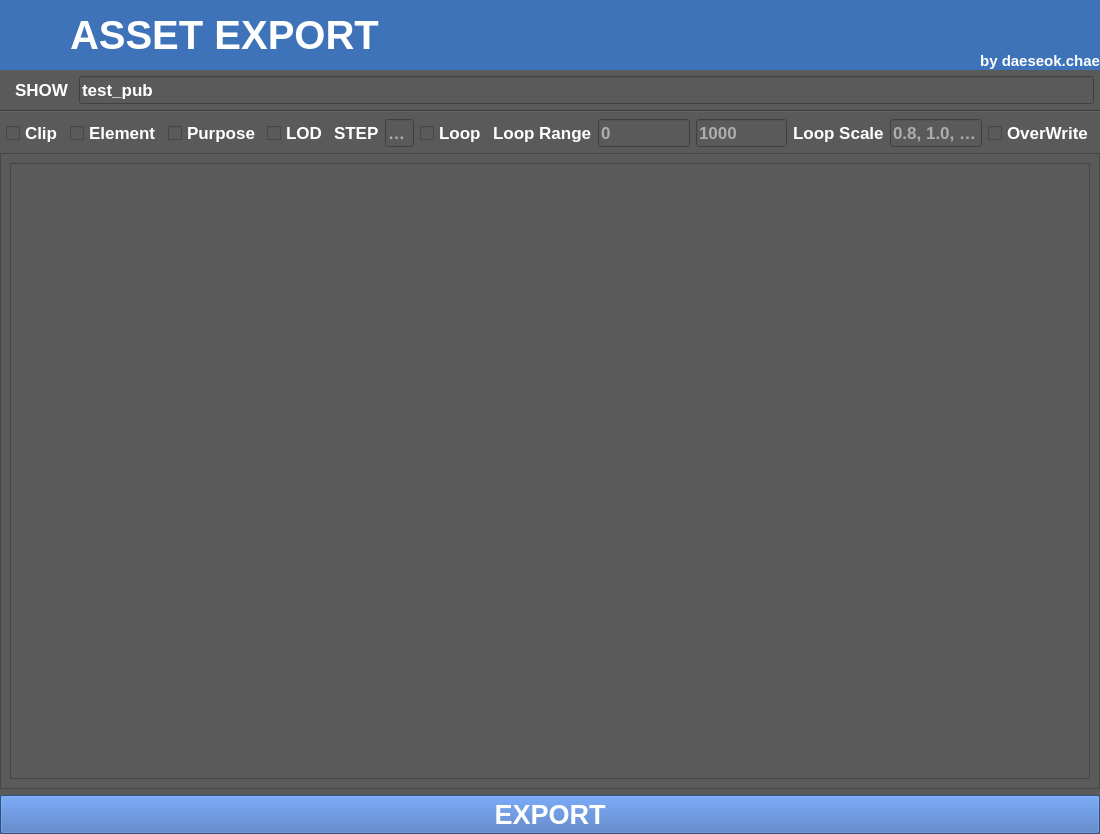
<?xml version="1.0" encoding="UTF-8"?>
<ui version="4.0">
 <class>Form</class>
 <widget class="QWidget" name="Form">
  <property name="geometry">
   <rect>
    <x>0</x>
    <y>0</y>
    <width>1100</width>
    <height>834</height>
   </rect>
  </property>
  <property name="windowTitle">
   <string>Form</string>
  </property>
  <property name="styleSheet">
   <string notr="true">background-color: rgb(90,90,90)</string>
  </property>
  <layout class="QGridLayout" name="gridLayout">
   <property name="horizontalSpacing">
    <number>0</number>
   </property>
   <property name="margin">
    <number>0</number>
   </property>
   <item row="4" column="0">
    <widget class="QFrame" name="frame">
     <property name="frameShape">
      <enum>QFrame::StyledPanel</enum>
     </property>
     <property name="frameShadow">
      <enum>QFrame::Raised</enum>
     </property>
     <layout class="QGridLayout" name="gridLayout_2">
      <item row="0" column="0">
       <widget class="QTreeWidget" name="treeWidget">
        <property name="styleSheet">
         <string notr="true"/>
        </property>
        <property name="rootIsDecorated">
         <bool>false</bool>
        </property>
        <attribute name="headerVisible">
         <bool>false</bool>
        </attribute>
        <column>
         <property name="text">
          <string notr="true">1</string>
         </property>
        </column>
        <column>
         <property name="text">
          <string>2</string>
         </property>
        </column>
       </widget>
      </item>
     </layout>
    </widget>
   </item>
   <item row="1" column="0">
    <layout class="QHBoxLayout" name="horizontalLayout_2">
     <property name="leftMargin">
      <number>6</number>
     </property>
     <property name="rightMargin">
      <number>6</number>
     </property>
     <item>
      <widget class="QLabel" name="label_4">
       <property name="font">
        <font>
         <pointsize>13</pointsize>
         <weight>75</weight>
         <bold>true</bold>
        </font>
       </property>
       <property name="styleSheet">
        <string notr="true">color : white;background-color: rgb(90,90,90);padding : 0 5 0 5 px;</string>
       </property>
       <property name="text">
        <string>SHOW</string>
       </property>
      </widget>
     </item>
     <item>
      <widget class="QLineEdit" name="showEdit">
       <property name="font">
        <font>
         <pointsize>13</pointsize>
         <weight>75</weight>
         <bold>true</bold>
        </font>
       </property>
       <property name="styleSheet">
        <string notr="true">color : white</string>
       </property>
       <property name="text">
        <string>test_pub</string>
       </property>
      </widget>
     </item>
    </layout>
   </item>
   <item row="0" column="0">
    <layout class="QHBoxLayout" name="horizontalLayout">
     <property name="spacing">
      <number>0</number>
     </property>
     <item>
      <widget class="QLabel" name="label">
       <property name="maximumSize">
        <size>
         <width>70</width>
         <height>16777215</height>
        </size>
       </property>
       <property name="styleSheet">
        <string notr="true">background-color: rgb(62, 115, 186);padding:  0 0 0 20 px;</string>
       </property>
       <property name="text">
        <string/>
       </property>
       <property name="pixmap">
        <pixmap>../../../../../../../../dexter/Cache_DATA/supervisor/sanghun/icons/USDLogo.png</pixmap>
       </property>
      </widget>
     </item>
     <item>
      <widget class="QLabel" name="label_2">
       <property name="minimumSize">
        <size>
         <width>0</width>
         <height>70</height>
        </size>
       </property>
       <property name="font">
        <font>
         <pointsize>30</pointsize>
         <weight>75</weight>
         <bold>true</bold>
        </font>
       </property>
       <property name="styleSheet">
        <string notr="true">background-color: rgb(62, 115, 186);color: rgb(255, 255, 255);</string>
       </property>
       <property name="text">
        <string>ASSET EXPORT</string>
       </property>
      </widget>
     </item>
     <item>
      <widget class="QLabel" name="label_3">
       <property name="minimumSize">
        <size>
         <width>0</width>
         <height>70</height>
        </size>
       </property>
       <property name="font">
        <font>
         <pointsize>11</pointsize>
         <weight>75</weight>
         <bold>true</bold>
        </font>
       </property>
       <property name="styleSheet">
        <string notr="true">background-color: rgb(62, 115, 186);color: rgb(255, 255, 255);</string>
       </property>
       <property name="text">
        <string>by daeseok.chae</string>
       </property>
       <property name="alignment">
        <set>Qt::AlignBottom|Qt::AlignRight|Qt::AlignTrailing</set>
       </property>
      </widget>
     </item>
    </layout>
   </item>
   <item row="2" column="0">
    <widget class="Line" name="line">
     <property name="orientation">
      <enum>Qt::Horizontal</enum>
     </property>
    </widget>
   </item>
   <item row="3" column="0">
    <layout class="QHBoxLayout" name="horizontalLayout_3">
     <property name="spacing">
      <number>6</number>
     </property>
     <property name="leftMargin">
      <number>6</number>
     </property>
     <property name="rightMargin">
      <number>6</number>
     </property>
     <item>
      <widget class="QCheckBox" name="clipCheckBox">
       <property name="font">
        <font>
         <pointsize>13</pointsize>
         <weight>75</weight>
         <bold>true</bold>
        </font>
       </property>
       <property name="styleSheet">
        <string notr="true">color : white;</string>
       </property>
       <property name="text">
        <string>Clip</string>
       </property>
      </widget>
     </item>
     <item>
      <widget class="QCheckBox" name="elementCheckBox">
       <property name="enabled">
        <bool>true</bool>
       </property>
       <property name="font">
        <font>
         <pointsize>13</pointsize>
         <weight>75</weight>
         <bold>true</bold>
        </font>
       </property>
       <property name="styleSheet">
        <string notr="true">color : white;</string>
       </property>
       <property name="text">
        <string>Element</string>
       </property>
      </widget>
     </item>
     <item>
      <widget class="QCheckBox" name="purposeCheckBox">
       <property name="enabled">
        <bool>true</bool>
       </property>
       <property name="font">
        <font>
         <pointsize>13</pointsize>
         <weight>75</weight>
         <bold>true</bold>
        </font>
       </property>
       <property name="styleSheet">
        <string notr="true">color : white;</string>
       </property>
       <property name="text">
        <string>Purpose</string>
       </property>
      </widget>
     </item>
     <item>
      <widget class="QCheckBox" name="lodVariantCheckBox">
       <property name="enabled">
        <bool>true</bool>
       </property>
       <property name="font">
        <font>
         <pointsize>13</pointsize>
         <weight>75</weight>
         <bold>true</bold>
        </font>
       </property>
       <property name="styleSheet">
        <string notr="true">color : white;</string>
       </property>
       <property name="text">
        <string>LOD</string>
       </property>
      </widget>
     </item>
     <item>
      <widget class="QLabel" name="stepLabel">
       <property name="font">
        <font>
         <pointsize>13</pointsize>
         <weight>75</weight>
         <bold>true</bold>
        </font>
       </property>
       <property name="styleSheet">
        <string notr="true">color : white;</string>
       </property>
       <property name="text">
        <string>STEP</string>
       </property>
      </widget>
     </item>
     <item>
      <widget class="QLineEdit" name="stepEdit">
       <property name="maximumSize">
        <size>
         <width>75</width>
         <height>16777215</height>
        </size>
       </property>
       <property name="font">
        <font>
         <pointsize>13</pointsize>
         <weight>75</weight>
         <bold>true</bold>
        </font>
       </property>
       <property name="styleSheet">
        <string notr="true">color : white;</string>
       </property>
       <property name="text">
        <string/>
       </property>
       <property name="placeholderText">
        <string>1.0</string>
       </property>
      </widget>
     </item>
     <item>
      <widget class="QCheckBox" name="loopCheckBox">
       <property name="font">
        <font>
         <pointsize>13</pointsize>
         <weight>75</weight>
         <bold>true</bold>
        </font>
       </property>
       <property name="styleSheet">
        <string notr="true">color : white;</string>
       </property>
       <property name="text">
        <string>Loop</string>
       </property>
      </widget>
     </item>
     <item>
      <widget class="QLabel" name="loopRangeLabel">
       <property name="font">
        <font>
         <pointsize>13</pointsize>
         <weight>75</weight>
         <bold>true</bold>
        </font>
       </property>
       <property name="styleSheet">
        <string notr="true">color : white;</string>
       </property>
       <property name="text">
        <string>Loop Range</string>
       </property>
      </widget>
     </item>
     <item>
      <widget class="QLineEdit" name="loopStartEdit">
       <property name="font">
        <font>
         <pointsize>13</pointsize>
         <weight>75</weight>
         <bold>true</bold>
        </font>
       </property>
       <property name="styleSheet">
        <string notr="true">color : white;</string>
       </property>
       <property name="placeholderText">
        <string>0</string>
       </property>
      </widget>
     </item>
     <item>
      <widget class="QLineEdit" name="loopEndEdit">
       <property name="font">
        <font>
         <pointsize>13</pointsize>
         <weight>75</weight>
         <bold>true</bold>
        </font>
       </property>
       <property name="styleSheet">
        <string notr="true">color : white;</string>
       </property>
       <property name="placeholderText">
        <string>1000</string>
       </property>
      </widget>
     </item>
     <item>
      <widget class="QLabel" name="loopScaleLabel">
       <property name="font">
        <font>
         <pointsize>13</pointsize>
         <weight>75</weight>
         <bold>true</bold>
        </font>
       </property>
       <property name="styleSheet">
        <string notr="true">color : white;</string>
       </property>
       <property name="text">
        <string>Loop Scale</string>
       </property>
      </widget>
     </item>
     <item>
      <widget class="QLineEdit" name="loopScaleEdit">
       <property name="font">
        <font>
         <pointsize>13</pointsize>
         <weight>75</weight>
         <bold>true</bold>
        </font>
       </property>
       <property name="styleSheet">
        <string notr="true">color : white;</string>
       </property>
       <property name="placeholderText">
        <string>0.8, 1.0, 1.5</string>
       </property>
      </widget>
     </item>
     <item>
      <spacer name="horizontalSpacer">
       <property name="orientation">
        <enum>Qt::Horizontal</enum>
       </property>
       <property name="sizeHint" stdset="0">
        <size>
         <width>40</width>
         <height>20</height>
        </size>
       </property>
      </spacer>
     </item>
     <item>
      <widget class="QCheckBox" name="overWriteCheckBox">
       <property name="font">
        <font>
         <pointsize>13</pointsize>
         <weight>75</weight>
         <bold>true</bold>
        </font>
       </property>
       <property name="styleSheet">
        <string notr="true">color : white;</string>
       </property>
       <property name="text">
        <string>OverWrite</string>
       </property>
      </widget>
     </item>
    </layout>
   </item>
   <item row="5" column="0">
    <widget class="QPushButton" name="exportBtn">
     <property name="font">
      <font>
       <pointsize>20</pointsize>
       <weight>75</weight>
       <bold>true</bold>
      </font>
     </property>
     <property name="styleSheet">
      <string notr="true">color : white;background-color: rgb(62, 109, 186);</string>
     </property>
     <property name="text">
      <string>EXPORT</string>
     </property>
    </widget>
   </item>
  </layout>
 </widget>
 <resources/>
 <connections/>
</ui>
